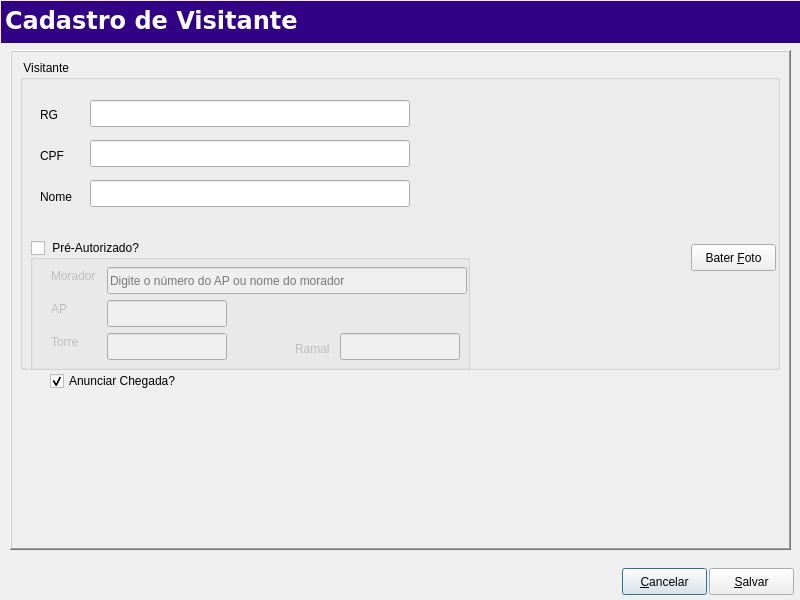
<?xml version="1.0" encoding="UTF-8"?>
<ui version="4.0">
 <class>EditVisitante</class>
 <widget class="QDialog" name="EditVisitante">
  <property name="geometry">
   <rect>
    <x>0</x>
    <y>0</y>
    <width>800</width>
    <height>600</height>
   </rect>
  </property>
  <property name="windowTitle">
   <string>Edit</string>
  </property>
  <widget class="QFrame" name="frame">
   <property name="geometry">
    <rect>
     <x>10</x>
     <y>50</y>
     <width>781</width>
     <height>500</height>
    </rect>
   </property>
   <property name="frameShape">
    <enum>QFrame::WinPanel</enum>
   </property>
   <property name="frameShadow">
    <enum>QFrame::Raised</enum>
   </property>
   <widget class="QGroupBox" name="groupBox_2">
    <property name="geometry">
     <rect>
      <x>10</x>
      <y>10</y>
      <width>760</width>
      <height>310</height>
     </rect>
    </property>
    <property name="title">
     <string> Visitante</string>
    </property>
    <widget class="QLabel" name="label">
     <property name="geometry">
      <rect>
       <x>20</x>
       <y>46</y>
       <width>40</width>
       <height>17</height>
      </rect>
     </property>
     <property name="text">
      <string>RG</string>
     </property>
    </widget>
    <widget class="QLabel" name="label_2">
     <property name="geometry">
      <rect>
       <x>20</x>
       <y>87</y>
       <width>40</width>
       <height>17</height>
      </rect>
     </property>
     <property name="text">
      <string>CPF</string>
     </property>
    </widget>
    <widget class="QLabel" name="label_3">
     <property name="geometry">
      <rect>
       <x>20</x>
       <y>128</y>
       <width>40</width>
       <height>17</height>
      </rect>
     </property>
     <property name="text">
      <string>Nome</string>
     </property>
    </widget>
    <widget class="QLabel" name="LblPhoto">
     <property name="geometry">
      <rect>
       <x>447</x>
       <y>0</y>
       <width>311</width>
       <height>181</height>
      </rect>
     </property>
     <property name="text">
      <string/>
     </property>
     <property name="pixmap">
      <pixmap>pessoa.jpg</pixmap>
     </property>
     <property name="scaledContents">
      <bool>true</bool>
     </property>
    </widget>
    <widget class="QRadLineEditCompleter" name="lineEditRG">
     <property name="geometry">
      <rect>
       <x>70</x>
       <y>40</y>
       <width>320</width>
       <height>27</height>
      </rect>
     </property>
    </widget>
    <widget class="QLineEdit" name="lineEditCPF">
     <property name="geometry">
      <rect>
       <x>70</x>
       <y>80</y>
       <width>320</width>
       <height>27</height>
      </rect>
     </property>
    </widget>
    <widget class="QRadLineEditEnter" name="lineEditVisitante">
     <property name="geometry">
      <rect>
       <x>70</x>
       <y>120</y>
       <width>320</width>
       <height>27</height>
      </rect>
     </property>
    </widget>
    <widget class="QPushButton" name="pushButtonBaterFoto">
     <property name="geometry">
      <rect>
       <x>671</x>
       <y>184</y>
       <width>85</width>
       <height>27</height>
      </rect>
     </property>
     <property name="focusPolicy">
      <enum>Qt::TabFocus</enum>
     </property>
     <property name="text">
      <string>Bater &amp;Foto</string>
     </property>
     <property name="autoDefault">
      <bool>false</bool>
     </property>
     <property name="default">
      <bool>false</bool>
     </property>
    </widget>
    <widget class="QGroupBox" name="groupBox_4">
     <property name="geometry">
      <rect>
       <x>10</x>
       <y>180</y>
       <width>440</width>
       <height>171</height>
      </rect>
     </property>
     <property name="title">
      <string> Pré-Autorizado?</string>
     </property>
     <property name="checkable">
      <bool>true</bool>
     </property>
     <property name="checked">
      <bool>false</bool>
     </property>
     <widget class="QLabel" name="label_4">
      <property name="geometry">
       <rect>
        <x>21</x>
        <y>27</y>
        <width>50</width>
        <height>17</height>
       </rect>
      </property>
      <property name="text">
       <string>Morador</string>
      </property>
     </widget>
     <widget class="QRadLineEditCompleter" name="lineEditMorador">
      <property name="geometry">
       <rect>
        <x>77</x>
        <y>27</y>
        <width>360</width>
        <height>27</height>
       </rect>
      </property>
      <property name="placeholderText">
       <string>Digite o número do AP ou nome do morador</string>
      </property>
     </widget>
     <widget class="QLabel" name="label_5">
      <property name="geometry">
       <rect>
        <x>21</x>
        <y>60</y>
        <width>16</width>
        <height>17</height>
       </rect>
      </property>
      <property name="text">
       <string>AP</string>
      </property>
     </widget>
     <widget class="QLabel" name="label_6">
      <property name="geometry">
       <rect>
        <x>21</x>
        <y>93</y>
        <width>32</width>
        <height>17</height>
       </rect>
      </property>
      <property name="text">
       <string>Torre</string>
      </property>
     </widget>
     <widget class="QRadLineEditEnter" name="lineEditAP">
      <property name="geometry">
       <rect>
        <x>77</x>
        <y>60</y>
        <width>120</width>
        <height>27</height>
       </rect>
      </property>
      <property name="readOnly">
       <bool>true</bool>
      </property>
     </widget>
     <widget class="QRadLineEditEnter" name="lineEditTorre">
      <property name="geometry">
       <rect>
        <x>77</x>
        <y>93</y>
        <width>120</width>
        <height>27</height>
       </rect>
      </property>
      <property name="readOnly">
       <bool>true</bool>
      </property>
     </widget>
     <widget class="QRadLineEditEnter" name="lineEditRamal">
      <property name="geometry">
       <rect>
        <x>310</x>
        <y>93</y>
        <width>120</width>
        <height>27</height>
       </rect>
      </property>
      <property name="readOnly">
       <bool>true</bool>
      </property>
     </widget>
     <widget class="QLabel" name="label_9">
      <property name="geometry">
       <rect>
        <x>265</x>
        <y>100</y>
        <width>41</width>
        <height>17</height>
       </rect>
      </property>
      <property name="text">
       <string>Ramal</string>
      </property>
     </widget>
    </widget>
   </widget>
   <widget class="QCheckBox" name="checkBox">
    <property name="geometry">
     <rect>
      <x>40</x>
      <y>320</y>
      <width>141</width>
      <height>22</height>
     </rect>
    </property>
    <property name="text">
     <string>Anunciar Chegada?</string>
    </property>
    <property name="checked">
     <bool>true</bool>
    </property>
   </widget>
  </widget>
  <widget class="QFrame" name="topmenu">
   <property name="geometry">
    <rect>
     <x>1</x>
     <y>1</y>
     <width>801</width>
     <height>42</height>
    </rect>
   </property>
   <property name="minimumSize">
    <size>
     <width>0</width>
     <height>42</height>
    </size>
   </property>
   <property name="maximumSize">
    <size>
     <width>16777215</width>
     <height>42</height>
    </size>
   </property>
   <property name="styleSheet">
    <string notr="true">background-color: rgb(50, 0, 133);</string>
   </property>
   <property name="frameShadow">
    <enum>QFrame::Raised</enum>
   </property>
   <widget class="QLabel" name="labelStatus">
    <property name="enabled">
     <bool>false</bool>
    </property>
    <property name="geometry">
     <rect>
      <x>4</x>
      <y>0</y>
      <width>541</width>
      <height>39</height>
     </rect>
    </property>
    <property name="palette">
     <palette>
      <active>
       <colorrole role="WindowText">
        <brush brushstyle="SolidPattern">
         <color alpha="255">
          <red>255</red>
          <green>255</green>
          <blue>255</blue>
         </color>
        </brush>
       </colorrole>
       <colorrole role="Button">
        <brush brushstyle="SolidPattern">
         <color alpha="255">
          <red>50</red>
          <green>0</green>
          <blue>133</blue>
         </color>
        </brush>
       </colorrole>
       <colorrole role="Text">
        <brush brushstyle="SolidPattern">
         <color alpha="255">
          <red>255</red>
          <green>255</green>
          <blue>255</blue>
         </color>
        </brush>
       </colorrole>
       <colorrole role="ButtonText">
        <brush brushstyle="SolidPattern">
         <color alpha="255">
          <red>255</red>
          <green>255</green>
          <blue>255</blue>
         </color>
        </brush>
       </colorrole>
       <colorrole role="Base">
        <brush brushstyle="SolidPattern">
         <color alpha="255">
          <red>50</red>
          <green>0</green>
          <blue>133</blue>
         </color>
        </brush>
       </colorrole>
       <colorrole role="Window">
        <brush brushstyle="SolidPattern">
         <color alpha="255">
          <red>50</red>
          <green>0</green>
          <blue>133</blue>
         </color>
        </brush>
       </colorrole>
      </active>
      <inactive>
       <colorrole role="WindowText">
        <brush brushstyle="SolidPattern">
         <color alpha="255">
          <red>255</red>
          <green>255</green>
          <blue>255</blue>
         </color>
        </brush>
       </colorrole>
       <colorrole role="Button">
        <brush brushstyle="SolidPattern">
         <color alpha="255">
          <red>50</red>
          <green>0</green>
          <blue>133</blue>
         </color>
        </brush>
       </colorrole>
       <colorrole role="Text">
        <brush brushstyle="SolidPattern">
         <color alpha="255">
          <red>255</red>
          <green>255</green>
          <blue>255</blue>
         </color>
        </brush>
       </colorrole>
       <colorrole role="ButtonText">
        <brush brushstyle="SolidPattern">
         <color alpha="255">
          <red>255</red>
          <green>255</green>
          <blue>255</blue>
         </color>
        </brush>
       </colorrole>
       <colorrole role="Base">
        <brush brushstyle="SolidPattern">
         <color alpha="255">
          <red>50</red>
          <green>0</green>
          <blue>133</blue>
         </color>
        </brush>
       </colorrole>
       <colorrole role="Window">
        <brush brushstyle="SolidPattern">
         <color alpha="255">
          <red>50</red>
          <green>0</green>
          <blue>133</blue>
         </color>
        </brush>
       </colorrole>
      </inactive>
      <disabled>
       <colorrole role="WindowText">
        <brush brushstyle="SolidPattern">
         <color alpha="255">
          <red>255</red>
          <green>255</green>
          <blue>255</blue>
         </color>
        </brush>
       </colorrole>
       <colorrole role="Button">
        <brush brushstyle="SolidPattern">
         <color alpha="255">
          <red>50</red>
          <green>0</green>
          <blue>133</blue>
         </color>
        </brush>
       </colorrole>
       <colorrole role="Text">
        <brush brushstyle="SolidPattern">
         <color alpha="255">
          <red>255</red>
          <green>255</green>
          <blue>255</blue>
         </color>
        </brush>
       </colorrole>
       <colorrole role="ButtonText">
        <brush brushstyle="SolidPattern">
         <color alpha="255">
          <red>255</red>
          <green>255</green>
          <blue>255</blue>
         </color>
        </brush>
       </colorrole>
       <colorrole role="Base">
        <brush brushstyle="SolidPattern">
         <color alpha="255">
          <red>50</red>
          <green>0</green>
          <blue>133</blue>
         </color>
        </brush>
       </colorrole>
       <colorrole role="Window">
        <brush brushstyle="SolidPattern">
         <color alpha="255">
          <red>50</red>
          <green>0</green>
          <blue>133</blue>
         </color>
        </brush>
       </colorrole>
      </disabled>
     </palette>
    </property>
    <property name="font">
     <font>
      <family>Verdana</family>
      <pointsize>18</pointsize>
      <weight>75</weight>
      <bold>true</bold>
     </font>
    </property>
    <property name="styleSheet">
     <string/>
    </property>
    <property name="frameShape">
     <enum>QFrame::NoFrame</enum>
    </property>
    <property name="frameShadow">
     <enum>QFrame::Plain</enum>
    </property>
    <property name="lineWidth">
     <number>1</number>
    </property>
    <property name="text">
     <string>Cadastro de Visitante</string>
    </property>
    <property name="textFormat">
     <enum>Qt::AutoText</enum>
    </property>
    <property name="alignment">
     <set>Qt::AlignLeading|Qt::AlignLeft|Qt::AlignVCenter</set>
    </property>
    <property name="wordWrap">
     <bool>false</bool>
    </property>
    <property name="textInteractionFlags">
     <set>Qt::NoTextInteraction</set>
    </property>
   </widget>
  </widget>
  <widget class="QPushButton" name="PshBtnCancel">
   <property name="geometry">
    <rect>
     <x>622</x>
     <y>568</y>
     <width>85</width>
     <height>27</height>
    </rect>
   </property>
   <property name="text">
    <string>&amp;Cancelar</string>
   </property>
  </widget>
  <widget class="QPushButton" name="PshBtnSave">
   <property name="geometry">
    <rect>
     <x>709</x>
     <y>568</y>
     <width>85</width>
     <height>27</height>
    </rect>
   </property>
   <property name="text">
    <string>&amp;Salvar</string>
   </property>
  </widget>
 </widget>
 <customwidgets>
  <customwidget>
   <class>QRadLineEditCompleter</class>
   <extends>QLineEdit</extends>
   <header location="global">qradlineeditcompleter.h</header>
  </customwidget>
  <customwidget>
   <class>QRadLineEditEnter</class>
   <extends>QLineEdit</extends>
   <header location="global">qradlineeditenter.h</header>
  </customwidget>
 </customwidgets>
 <resources/>
 <connections/>
</ui>
